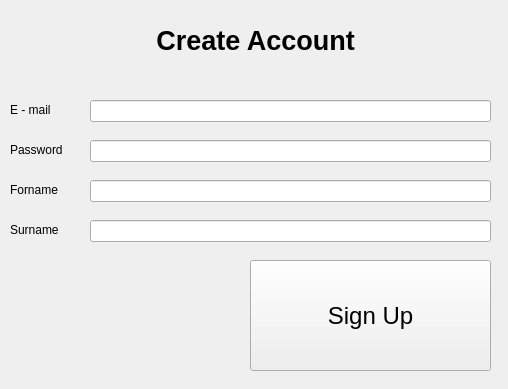
<?xml version="1.0" encoding="UTF-8"?>
<ui version="4.0">
 <class>SignUp</class>
 <widget class="QWidget" name="SignUp">
  <property name="geometry">
   <rect>
    <x>0</x>
    <y>0</y>
    <width>508</width>
    <height>389</height>
   </rect>
  </property>
  <property name="windowTitle">
   <string>Create Account</string>
  </property>
  <widget class="QLabel" name="label">
   <property name="geometry">
    <rect>
     <x>0</x>
     <y>0</y>
     <width>511</width>
     <height>81</height>
    </rect>
   </property>
   <property name="font">
    <font>
     <pointsize>20</pointsize>
     <weight>75</weight>
     <bold>true</bold>
    </font>
   </property>
   <property name="styleSheet">
    <string notr="true">background-color:&quot;green&quot;</string>
   </property>
   <property name="text">
    <string>Create Account</string>
   </property>
   <property name="alignment">
    <set>Qt::AlignCenter</set>
   </property>
  </widget>
  <widget class="QLabel" name="label_2">
   <property name="geometry">
    <rect>
     <x>10</x>
     <y>100</y>
     <width>111</width>
     <height>20</height>
    </rect>
   </property>
   <property name="text">
    <string>E - mail</string>
   </property>
  </widget>
  <widget class="QLineEdit" name="emailEdit">
   <property name="geometry">
    <rect>
     <x>90</x>
     <y>100</y>
     <width>401</width>
     <height>22</height>
    </rect>
   </property>
  </widget>
  <widget class="QLineEdit" name="passwordEdit">
   <property name="geometry">
    <rect>
     <x>90</x>
     <y>140</y>
     <width>401</width>
     <height>22</height>
    </rect>
   </property>
   <property name="echoMode">
    <enum>QLineEdit::Password</enum>
   </property>
  </widget>
  <widget class="QLabel" name="label_3">
   <property name="geometry">
    <rect>
     <x>10</x>
     <y>140</y>
     <width>101</width>
     <height>20</height>
    </rect>
   </property>
   <property name="text">
    <string>Password</string>
   </property>
  </widget>
  <widget class="QLineEdit" name="fornameEdit">
   <property name="geometry">
    <rect>
     <x>90</x>
     <y>180</y>
     <width>401</width>
     <height>22</height>
    </rect>
   </property>
   <property name="echoMode">
    <enum>QLineEdit::Normal</enum>
   </property>
  </widget>
  <widget class="QLabel" name="label_4">
   <property name="geometry">
    <rect>
     <x>10</x>
     <y>180</y>
     <width>101</width>
     <height>20</height>
    </rect>
   </property>
   <property name="text">
    <string>Forname</string>
   </property>
  </widget>
  <widget class="QLineEdit" name="surnameEdit">
   <property name="geometry">
    <rect>
     <x>90</x>
     <y>220</y>
     <width>401</width>
     <height>22</height>
    </rect>
   </property>
   <property name="text">
    <string/>
   </property>
   <property name="echoMode">
    <enum>QLineEdit::Normal</enum>
   </property>
  </widget>
  <widget class="QLabel" name="label_5">
   <property name="geometry">
    <rect>
     <x>10</x>
     <y>220</y>
     <width>101</width>
     <height>20</height>
    </rect>
   </property>
   <property name="text">
    <string>Surname</string>
   </property>
  </widget>
  <widget class="QPushButton" name="signUpButton">
   <property name="geometry">
    <rect>
     <x>250</x>
     <y>260</y>
     <width>241</width>
     <height>111</height>
    </rect>
   </property>
   <property name="font">
    <font>
     <pointsize>18</pointsize>
    </font>
   </property>
   <property name="text">
    <string>Sign Up</string>
   </property>
  </widget>
  <widget class="QLabel" name="resultLabel">
   <property name="geometry">
    <rect>
     <x>20</x>
     <y>260</y>
     <width>181</width>
     <height>101</height>
    </rect>
   </property>
   <property name="text">
    <string/>
   </property>
   <property name="alignment">
    <set>Qt::AlignCenter</set>
   </property>
  </widget>
 </widget>
 <resources/>
 <connections/>
</ui>
